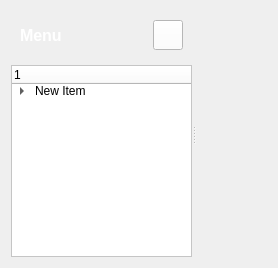
             <widget class="QWidget" name="savedMeal">
              <layout class="QVBoxLayout" name="verticalLayout_35">
               <item>
                <widget class="QSplitter" name="splitter_5">
                 <property name="orientation">
                  <enum>Qt::Horizontal</enum>
                 </property>
                 <widget class="QWidget" name="widget_103" native="true">
                  <property name="minimumSize">
                   <size>
                    <width>160</width>
                    <height>0</height>
                   </size>
                  </property>
                  <property name="maximumSize">
                   <size>
                    <width>197</width>
                    <height>16777215</height>
                   </size>
                  </property>
                  <layout class="QVBoxLayout" name="verticalLayout_34">
                   <item>
                    <widget class="QWidget" name="widget_105" native="true">
                     <layout class="QGridLayout" name="gridLayout_35">
                      <item row="0" column="0">
                       <widget class="QLabel" name="label_36">
                        <property name="font">
                         <font>
                          <pointsize>12</pointsize>
                          <weight>75</weight>
                          <bold>true</bold>
                         </font>
                        </property>
                        <property name="styleSheet">
                         <string notr="true">color: rgb(255, 255, 255);</string>
                        </property>
                        <property name="text">
                         <string>Menu</string>
                        </property>
                       </widget>
                      </item>
                      <item row="0" column="1">
                       <widget class="QPushButton" name="pushButton_2">
                        <property name="minimumSize">
                         <size>
                          <width>30</width>
                          <height>30</height>
                         </size>
                        </property>
                        <property name="maximumSize">
                         <size>
                          <width>30</width>
                          <height>30</height>
                         </size>
                        </property>
                        <property name="styleSheet">
                         <string notr="true">color: rgb(255, 255, 255);
background-color: rgb(255, 255, 255);</string>
                        </property>
                        <property name="text">
                         <string/>
                        </property>
                       </widget>
                      </item>
                     </layout>
                    </widget>
                   </item>
                   <item>
                    <widget class="QTreeWidget" name="treeWidget_15">
                     <property name="styleSheet">
                      <string notr="true">color: rgb(0, 0, 0);
background-color: rgb(255, 255, 255);</string>
                     </property>
                     <column>
                      <property name="text">
                       <string>1</string>
                      </property>
                     </column>
                     <item>
                      <property name="text">
                       <string>New Item</string>
                      </property>
                      <item>
                       <property name="text">
                        <string>New Subitem</string>
                       </property>
                      </item>
                      <item>
                       <property name="text">
                        <string>New Item</string>
                       </property>
                       <item>
                        <property name="text">
                         <string>New Subitem</string>
                        </property>
                       </item>
                       <item>
                        <property name="text">
                         <string>New Item</string>
                        </property>
                        <item>
                         <property name="text">
                          <string>New Subitem</string>
                         </property>
                        </item>
                        <item>
                         <property name="text">
                          <string>New Item</string>
                         </property>
                         <item>
                          <property name="text">
                           <string>New Subitem</string>
                          </property>
                         </item>
                        </item>
                       </item>
                      </item>
                     </item>
                    </widget>
                   </item>
                  </layout>
                 </widget>
                 <widget class="QWidget" name="widget_104" native="true"/>
                </widget>
               </item>
              </layout>
             </widget>
